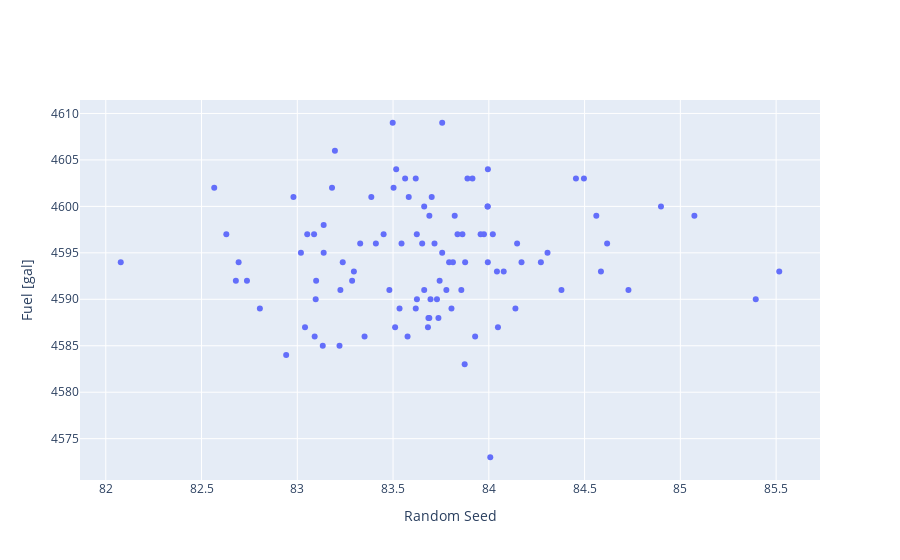

The code cell stored with this chart in its notebook:
### Code cell
fig = go.Figure()
# for r in results_dfs:
fig.add_trace(go.Scatter(x=results_df['Fuel_Gal'], y=results_df.all_total_vehicles, mode='markers'))
# fig.add_trace(go.Scatter(x=results_df.index, y=results_df['Fuel [gal]'], mode='markers', name="Samples", ))
# fig.add_trace(go.Scatter(x=results_poisson_df.index, y=results_poisson_df['Fuel [gal]'], mode='markers', name="Samples", ))
# fig.add_trace(go.Scatter(x=grouped.index, y=grouped['Fuel [gal]'], mode='lines+markers', name="Sample Average"))
# fig.add_trace(go.Scatter(x=grouped.index, y=grouped['Fuel [gal]'] + grouped_std['Fuel [gal]'], mode='lines+markers', name="+1 std dev"))
# fig.add_trace(go.Scatter(x=grouped.index, y=grouped['Fuel [gal]'] - grouped_std['Fuel [gal]'], mode='lines+markers', name="-1 std dev"))
fig.update_layout(yaxis=dict(title="Fuel [gal]"),
                  xaxis=dict(title='Random Seed')
                 )
fig.show()

### Figure 1 — Plotly figure (JSON) as saved in the notebook; plotly's stock layout.template omitted (floating-point values rounded to 4 significant figures)
{"data": [{"mode": "markers", "type": "scatter", "x": [84.04, 84.08, 84.17, 83.73, 83.87, 83.1, 84.62, 84.02, 83.23, 83.99, 82.69, 83.88, 84.01, 83.41, 83.1, 83.7, 83.58, 83.78, 83.04, 83.8, 83.2, 82.94, 83.51, 82.57, 84.45, 85.52, 83.86, 84.59, 85.07, 82.74, 84.31, 83.29, 83.91, 83.62, 83.69, 83.89, 82.98, 84.27, 83.99, 83.5, 84.9, 84.56, 83.54, 83.39, 84.05, 83.33, 83.22, 83.02, 83.72, 83.84, 83.97, 84.73, 83.76, 83.62, 82.08, 84.0, 83.52, 83.82, 83.56, 83.74, 83.24, 83.68, 83.65, 83.35, 83.45, 83.5, 83.09, 83.14, 83.62, 83.96, 83.18, 82.68, 83.74, 83.66, 83.3, 83.99, 83.62, 82.63, 83.93, 83.79, 84.38, 83.13, 83.66, 83.48, 84.15, 83.68, 83.86, 84.5, 84.14, 83.14, 83.53, 82.8, 83.09, 83.05, 83.69, 83.7, 85.39, 83.58, 83.81, 83.76], "y": [4593, 4593, 4594, 4590, 4583, 4590, 4596, 4597, 4591, 4600, 4594, 4594, 4573, 4596, 4592, 4601, 4601, 4591, 4587, 4589, 4606, 4584, 4587, 4602, 4603, 4593, 4597, 4593, 4599, 4592, 4595, 4592, 4603, 4589, 4588, 4603, 4601, 4594, 4600, 4609, 4600, 4599, 4596, 4601, 4587, 4596, 4585, 4595, 4596, 4597, 4597, 4591, 4609, 4597, 4594, 4604, 4604, 4599, 4603, 4588, 4594, 4588, 4596, 4586, 4597, 4602, 4597, 4595, 4590, 4597, 4602, 4592, 4592, 4591, 4593, 4594, 4603, 4597, 4586, 4594, 4591, 4585, 4600, 4591, 4596, 4587, 4591, 4603, 4589, 4598, 4589, 4589, 4586, 4597, 4599, 4590, 4590, 4586, 4594, 4595]}], "layout": {"xaxis": {"title": {"text": "Random Seed"}}, "yaxis": {"title": {"text": "Fuel [gal]"}}}}
